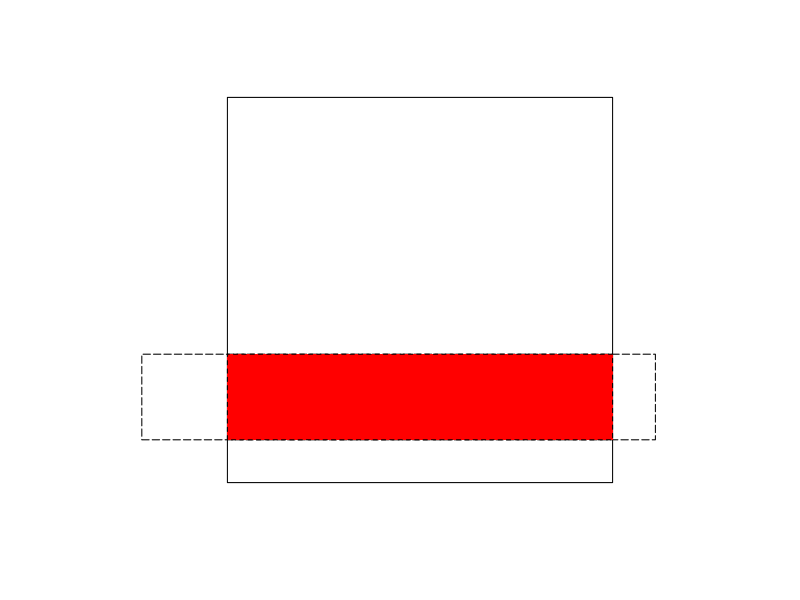

R code for this plot:
# library 
library(sf)
library(dplyr)
# polygon s
s=rbind(c(1,1),c(10,1),c(10,10),c(1,10),c(1,1))%>%list%>%st_polygon%>%st_sfc
plot(s)
# rectangle r
r=rbind(c(-1,2),c(11,2),c(11,4),c(-1,4),c(-1,2))%>%list%>%st_polygon%>%st_sfc
# plot above the previous layer
# lty = line type
plot(r, add=TRUE, lty=5)

# apply intersection function
i=st_intersection(r,s)
plot(i, add=TRUE, lty=2, col='red')
# intersected part coordinates
i

# appy intersects function 
j=st_intersects(r,s)
# returns logical value
j
